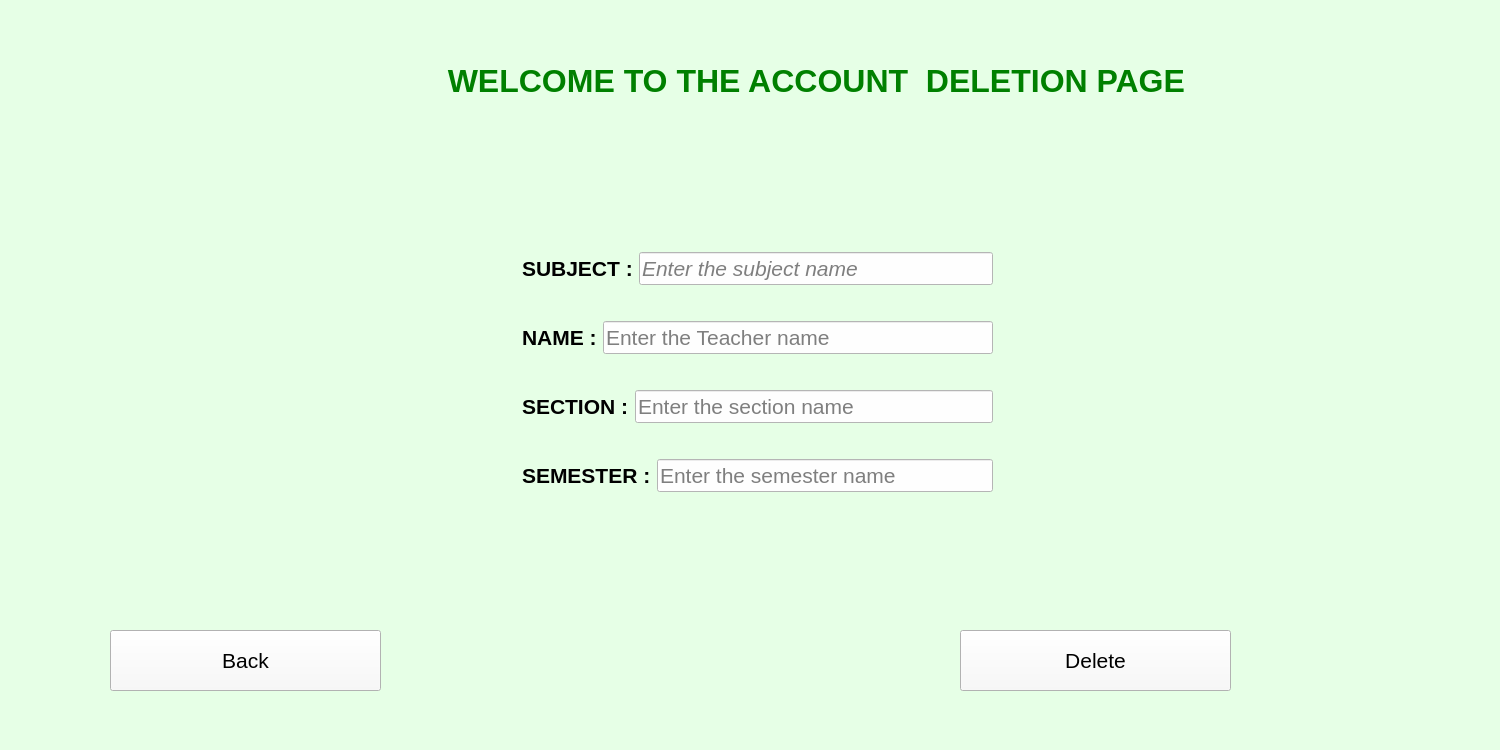
<?xml version="1.0" encoding="UTF-8"?>
<ui version="4.0">
 <class>widget</class>
 <widget class="QWidget" name="widget">
  <property name="geometry">
   <rect>
    <x>0</x>
    <y>0</y>
    <width>1500</width>
    <height>750</height>
   </rect>
  </property>
  <property name="windowTitle">
   <string/>
  </property>
  <property name="styleSheet">
   <string notr="true">background-color:rgb(230, 255, 230)</string>
  </property>
  <widget class="QLabel" name="out">
   <property name="geometry">
    <rect>
     <x>430</x>
     <y>50</y>
     <width>771</width>
     <height>61</height>
    </rect>
   </property>
   <property name="font">
    <font>
     <pointsize>24</pointsize>
     <italic>false</italic>
     <bold>true</bold>
    </font>
   </property>
   <property name="styleSheet">
    <string notr="true">QLabel{
color:green;

}

</string>
   </property>
   <property name="text">
    <string>  WELCOME TO THE ACCOUNT  DELETION PAGE</string>
   </property>
  </widget>
  <widget class="QPushButton" name="Back">
   <property name="geometry">
    <rect>
     <x>110</x>
     <y>630</y>
     <width>271</width>
     <height>61</height>
    </rect>
   </property>
   <property name="font">
    <font>
     <pointsize>16</pointsize>
     <italic>false</italic>
    </font>
   </property>
   <property name="styleSheet">
    <string notr="true">background-color:rgb(249, 249, 249)</string>
   </property>
   <property name="text">
    <string>Back</string>
   </property>
  </widget>
  <widget class="QLabel" name="Result_label">
   <property name="geometry">
    <rect>
     <x>380</x>
     <y>540</y>
     <width>931</width>
     <height>61</height>
    </rect>
   </property>
   <property name="font">
    <font>
     <pointsize>20</pointsize>
     <italic>false</italic>
    </font>
   </property>
   <property name="styleSheet">
    <string notr="true">QLabel{
color:purple;
}

</string>
   </property>
   <property name="text">
    <string/>
   </property>
  </widget>
  <widget class="QPushButton" name="Delete">
   <property name="geometry">
    <rect>
     <x>960</x>
     <y>630</y>
     <width>271</width>
     <height>61</height>
    </rect>
   </property>
   <property name="font">
    <font>
     <pointsize>16</pointsize>
     <italic>false</italic>
    </font>
   </property>
   <property name="styleSheet">
    <string notr="true">background-color:rgb(249, 249, 249)</string>
   </property>
   <property name="text">
    <string>Delete</string>
   </property>
  </widget>
  <widget class="QWidget" name="">
   <property name="geometry">
    <rect>
     <x>522</x>
     <y>222</y>
     <width>471</width>
     <height>301</height>
    </rect>
   </property>
   <layout class="QVBoxLayout" name="verticalLayout">
    <item>
     <layout class="QHBoxLayout" name="horizontalLayout">
      <item>
       <widget class="QLabel" name="label_2">
        <property name="font">
         <font>
          <pointsize>16</pointsize>
          <italic>false</italic>
          <bold>true</bold>
         </font>
        </property>
        <property name="text">
         <string>SUBJECT :</string>
        </property>
       </widget>
      </item>
      <item>
       <widget class="QLineEdit" name="subject">
        <property name="font">
         <font>
          <pointsize>16</pointsize>
          <italic>true</italic>
         </font>
        </property>
        <property name="styleSheet">
         <string notr="true">background-color:rgb(254, 254, 254)</string>
        </property>
        <property name="text">
         <string/>
        </property>
        <property name="placeholderText">
         <string>Enter the subject name</string>
        </property>
       </widget>
      </item>
     </layout>
    </item>
    <item>
     <layout class="QHBoxLayout" name="horizontalLayout_3">
      <item>
       <widget class="QLabel" name="label_4">
        <property name="font">
         <font>
          <pointsize>16</pointsize>
          <italic>false</italic>
          <bold>true</bold>
         </font>
        </property>
        <property name="text">
         <string>NAME :</string>
        </property>
       </widget>
      </item>
      <item>
       <widget class="QLineEdit" name="name">
        <property name="font">
         <font>
          <pointsize>16</pointsize>
          <italic>false</italic>
          <bold>false</bold>
         </font>
        </property>
        <property name="styleSheet">
         <string notr="true">background-color:rgb(254, 254, 254)</string>
        </property>
        <property name="text">
         <string/>
        </property>
        <property name="placeholderText">
         <string>Enter the Teacher name</string>
        </property>
       </widget>
      </item>
     </layout>
    </item>
    <item>
     <layout class="QHBoxLayout" name="horizontalLayout_4">
      <item>
       <widget class="QLabel" name="label_3">
        <property name="font">
         <font>
          <pointsize>16</pointsize>
          <italic>false</italic>
          <bold>true</bold>
         </font>
        </property>
        <property name="text">
         <string>SECTION :</string>
        </property>
       </widget>
      </item>
      <item>
       <widget class="QLineEdit" name="section">
        <property name="font">
         <font>
          <pointsize>16</pointsize>
          <italic>false</italic>
         </font>
        </property>
        <property name="styleSheet">
         <string notr="true">background-color:rgb(254, 254, 254)</string>
        </property>
        <property name="text">
         <string/>
        </property>
        <property name="placeholderText">
         <string>Enter the section name</string>
        </property>
       </widget>
      </item>
     </layout>
    </item>
    <item>
     <layout class="QHBoxLayout" name="horizontalLayout_2">
      <item>
       <widget class="QLabel" name="label_5">
        <property name="font">
         <font>
          <pointsize>16</pointsize>
          <italic>false</italic>
          <bold>true</bold>
         </font>
        </property>
        <property name="text">
         <string>SEMESTER :</string>
        </property>
       </widget>
      </item>
      <item>
       <widget class="QLineEdit" name="semester">
        <property name="font">
         <font>
          <pointsize>16</pointsize>
          <italic>false</italic>
         </font>
        </property>
        <property name="styleSheet">
         <string notr="true">background-color:rgb(254, 254, 254)</string>
        </property>
        <property name="text">
         <string/>
        </property>
        <property name="placeholderText">
         <string>Enter the semester name</string>
        </property>
       </widget>
      </item>
     </layout>
    </item>
   </layout>
  </widget>
  <widget class="QWidget" name="">
   <property name="geometry">
    <rect>
     <x>1000</x>
     <y>222</y>
     <width>191</width>
     <height>291</height>
    </rect>
   </property>
   <layout class="QVBoxLayout" name="verticalLayout_2">
    <item>
     <widget class="QLabel" name="sub_label">
      <property name="font">
       <font>
        <pointsize>16</pointsize>
        <italic>false</italic>
       </font>
      </property>
      <property name="styleSheet">
       <string notr="true">QLabel{
color:red;
}

</string>
      </property>
      <property name="text">
       <string/>
      </property>
     </widget>
    </item>
    <item>
     <widget class="QLabel" name="name_label">
      <property name="font">
       <font>
        <pointsize>16</pointsize>
        <italic>false</italic>
       </font>
      </property>
      <property name="styleSheet">
       <string notr="true">QLabel{
color:red;
}

</string>
      </property>
      <property name="text">
       <string/>
      </property>
     </widget>
    </item>
    <item>
     <widget class="QLabel" name="sec_label">
      <property name="font">
       <font>
        <pointsize>16</pointsize>
        <italic>false</italic>
       </font>
      </property>
      <property name="styleSheet">
       <string notr="true">QLabel{
color:red;
}

</string>
      </property>
      <property name="text">
       <string/>
      </property>
     </widget>
    </item>
    <item>
     <widget class="QLabel" name="sem_label">
      <property name="font">
       <font>
        <pointsize>16</pointsize>
        <italic>false</italic>
       </font>
      </property>
      <property name="styleSheet">
       <string notr="true">QLabel{
color:red;
}

</string>
      </property>
      <property name="text">
       <string/>
      </property>
     </widget>
    </item>
   </layout>
  </widget>
 </widget>
 <resources/>
 <connections/>
</ui>
